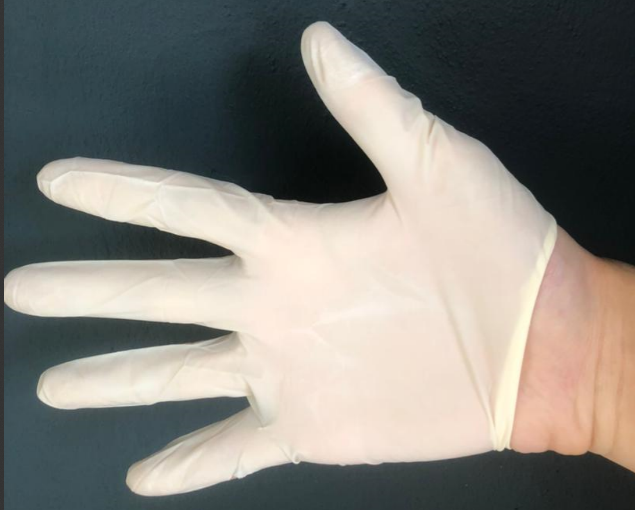
%> input picture GRP_19_FINAL_CODE/latex7.png, 635 x 510 px
$ octave --eval "result = segmentSkin(imread('latex7.png'));"   (GNU Octave 9; MATLAB toolbox functions it lacks are replaced by stand-ins)
%> lines starting %> are read from the running program, lines starting %| are printed output that depends on the picture; in (x1, y1, x2, y2) boxes, pixels count from 0 and x2, y2 are one past the last pixel; in counts of white or black regions, pixels touching at a corner belong together; the program's own positions count from 1
function [I_SegmentSkin,I_NoSkin] = segmentSkin(I);

% %%%%%%%%%%%%%%%%%%%%
% I = imread('latex7.png');
% I = segmentGlove(I);

%%%%%%%%%%%%%%%%

% Convert to YCbCr color space
ycbcr_img = rgb2ycbcr(I);
%> ycbcr_img: size 510x635x3 uint8; mean of channels 1, 2, 3 127.7, 125, 129.4

% Define the skin color range in the CbCr plane
Cb_range = [105 127];
Cr_range = [148 173];

% Create a binary mask for the skin color region
Cb = ycbcr_img(:,:,2);
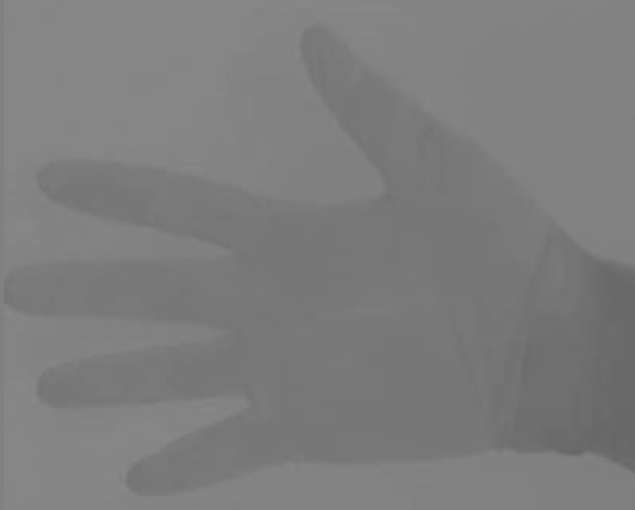
%> Cb: size 510x635 uint8; min 101, max 137, mean 125
Cr = ycbcr_img(:,:,3);
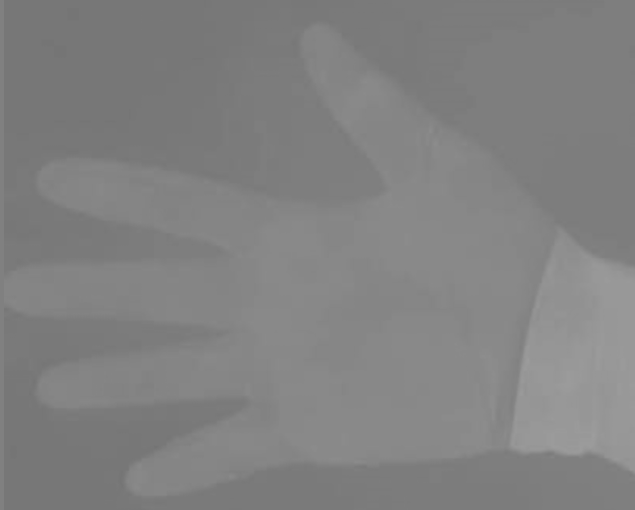
%> Cr: size 510x635 uint8; min 116, max 157, mean 129.4
skin_mask = (Cb >= Cb_range(1)) & (Cb <= Cb_range(2)) & (Cr >= Cr_range(1)) & (Cr <= Cr_range(2));
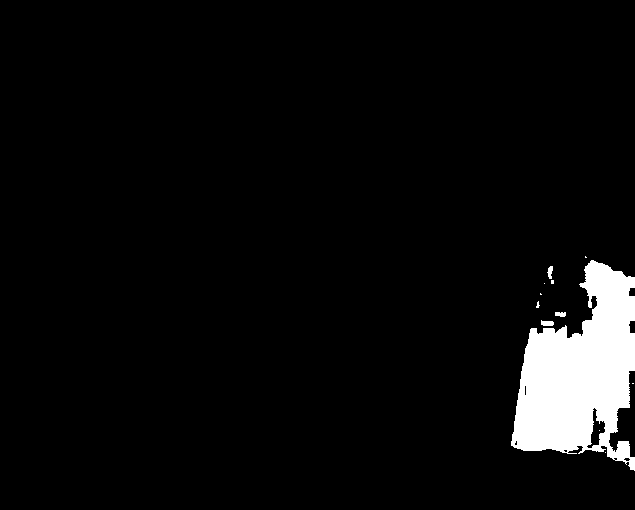
%> skin_mask: size 510x635 logical; 4.9% white; 12 white regions (8 under 20 px), largest, box (x1, y1, x2, y2) and area: (511, 260, 635, 471) 15727, (541, 320, 554, 326) 62, (547, 266, 553, 279) 51, (555, 312, 566, 317) 47

% Clean up the binary mask
se = strel('disk', 5);
skin_mask = imdilate(skin_mask, se);
%> skin_mask: size 510x635 logical; 6.2% white; 3 white regions, box (x1, y1, x2, y2) and area: (507, 252, 635, 475) 19364, (540, 262, 558, 288) 361, (532, 289, 546, 312) 225
skin_mask = imfill(skin_mask, 'holes');
%> skin_mask: size 510x635 logical; 6.2% white; 3 white regions, box (x1, y1, x2, y2) and area: (507, 252, 635, 475) 19379, (540, 262, 558, 288) 361, (532, 289, 546, 312) 225
skin_mask = imerode(skin_mask, strel('disk', 5));
%> skin_mask: size 510x635 logical; 5.2% white; 5 white regions (3 under 20 px), largest, box (x1, y1, x2, y2) and area: (511, 256, 635, 471) 16757, (546, 266, 554, 284) 84
skin_mask = imclose(skin_mask,strel('disk',13));
%> skin_mask: size 510x635 logical; 5.5% white; 1 white region, box (x1, y1, x2, y2) and area: (511, 256, 635, 471) 17793
skin_mask = imfill(skin_mask, 'holes');
skin_mask = imdilate(skin_mask, strel('disk',10));
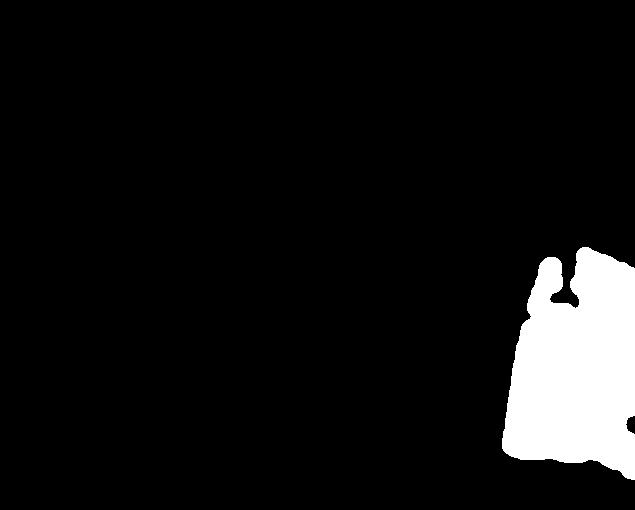
%> skin_mask: size 510x635 logical; 7.3% white; 1 white region, box (x1, y1, x2, y2) and area: (502, 247, 635, 480) 23520
skin_mask = imopen(skin_mask, strel('disk', 17));
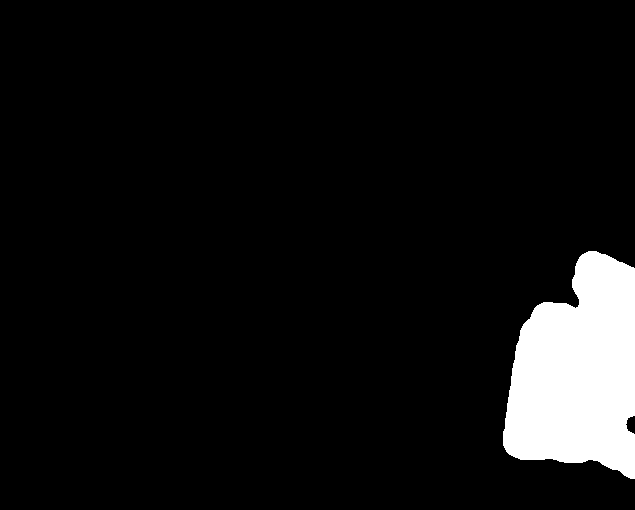
%> skin_mask: size 510x635 logical; 6.8% white; 1 white region, box (x1, y1, x2, y2) and area: (503, 251, 635, 479) 22155
% imshow(skin_mask);

% Extract the skin-colored pixels
skin_pixels = I;
%> skin_pixels is the input picture: size 510x635x3 uint8; mean R, G, B 132.3, 130.1, 124
skin_pixels(repmat(~skin_mask, [1 1 3])) = 0;
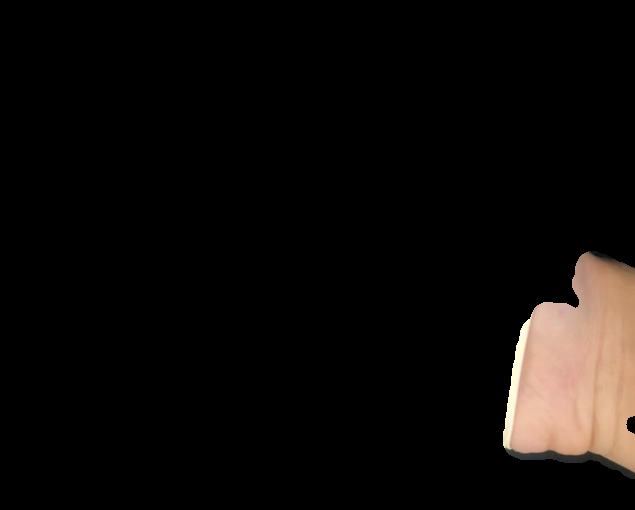
%> skin_pixels: size 510x635x3 uint8; mean R, G, B 14.2, 11.3, 9.5

noskin_pixels = I;
skin_mask = imcomplement(skin_mask);
noskin_pixels(repmat(~skin_mask, [1 1 3])) = 0;
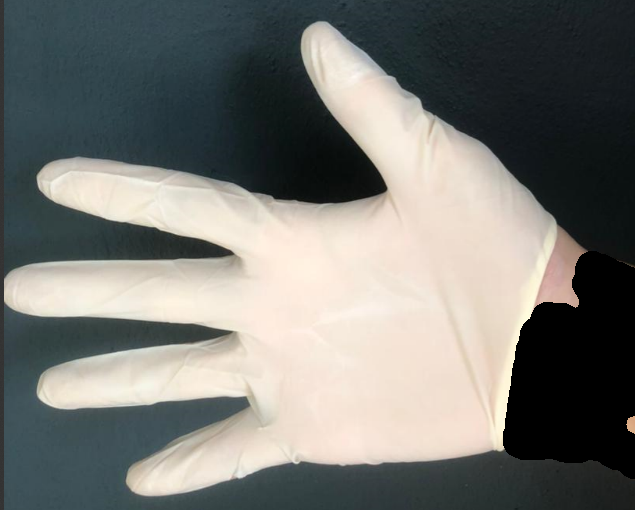
%> noskin_pixels: size 510x635x3 uint8; 6.84% of pixels changed, all inside (x1, y1, x2, y2) = (503, 251, 635, 479)

% imshow(noskin_pixels);
% Show the result
% subplot(1,2,1);imshow(I);
% subplot(1,2,2);imshow(skin_pixels);
I_SegmentSkin = skin_pixels;
I_NoSkin = noskin_pixels;

$ run again, on GRP_19_FINAL_CODE/latex1.png
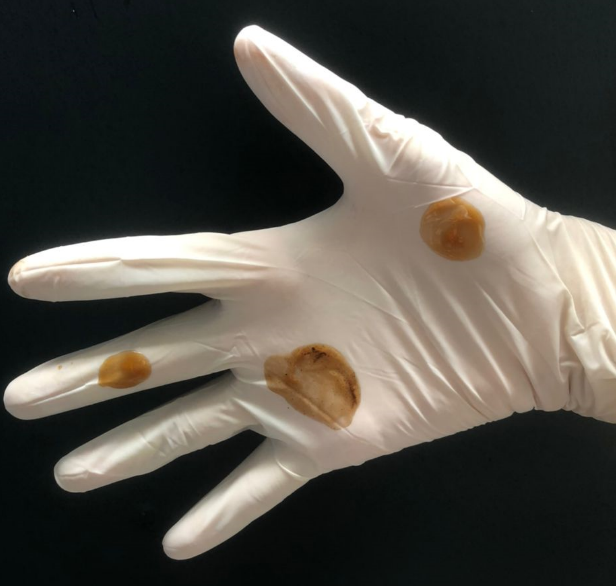
%> input picture GRP_19_FINAL_CODE/latex1.png, 616 x 586 px
%> ycbcr_img: size 586x616x3 uint8; mean of channels 1, 2, 3 83.5, 124.3, 129.9
%> in segmentSkin, `skin_mask = (Cb >= Cb_range(1)) & (Cb <= Cb_range(2)) & (Cr >= Cr_rang..`:
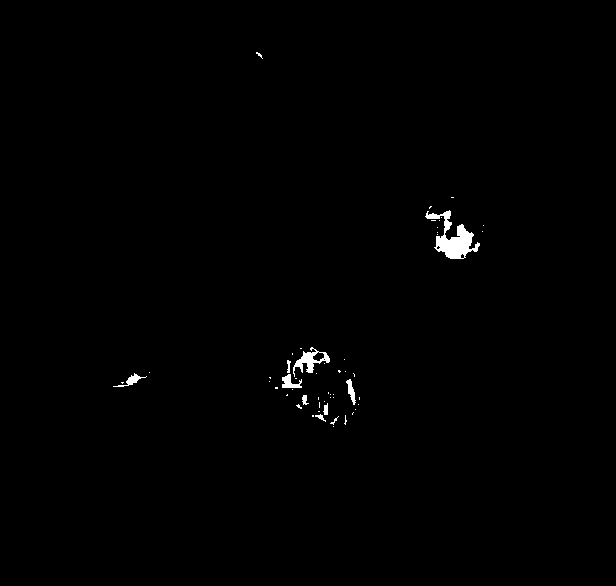
%> skin_mask: size 586x616 logical; 0.58% white; 54 white regions (44 under 20 px), largest, box (x1, y1, x2, y2) and area: (425, 210, 480, 259) 1026, (293, 347, 330, 377) 376, (282, 374, 302, 388) 156
%> in segmentSkin, skin_pixels is the input picture: size 586x616x3 uint8; mean R, G, B 81.8, 78.5, 71.1
%> in segmentSkin, `noskin_pixels(repmat(~skin_mask, [1 1 3])) = 0;`:
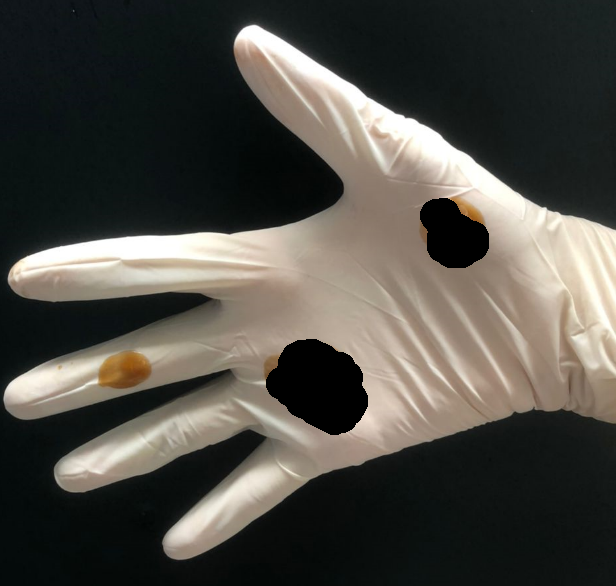
%> noskin_pixels: size 586x616x3 uint8; 2.83% of pixels changed, all inside (x1, y1, x2, y2) = (266, 198, 489, 435)

$ run again, on GRP_19_FINAL_CODE/latex3.png
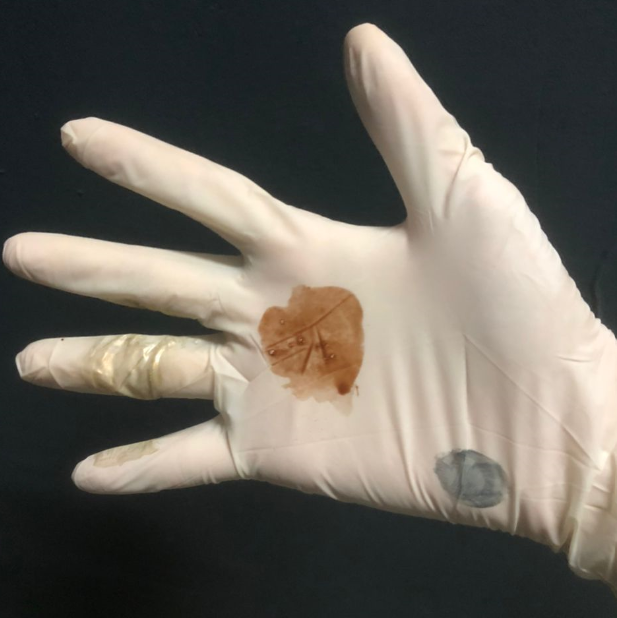
%> input picture GRP_19_FINAL_CODE/latex3.png, 617 x 618 px
%> ycbcr_img: size 618x617x3 uint8; mean of channels 1, 2, 3 102.9, 123.6, 130.6
%> in segmentSkin, skin_pixels is the input picture: size 618x617x3 uint8; mean R, G, B 105.4, 100.8, 92.5
%> in segmentSkin, `noskin_pixels(repmat(~skin_mask, [1 1 3])) = 0;`:
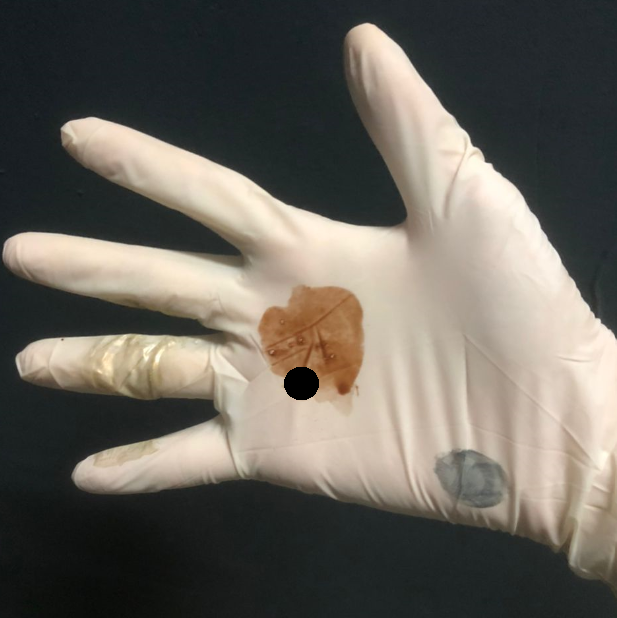
%> noskin_pixels: size 618x617x3 uint8; 0.24% of pixels changed, all inside (x1, y1, x2, y2) = (284, 367, 319, 400)
